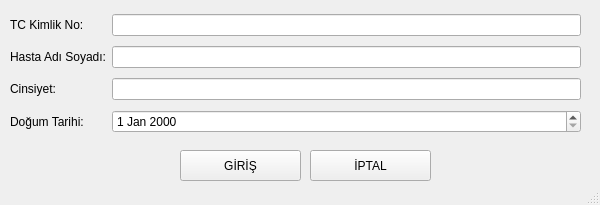
<?xml version="1.0" encoding="UTF-8"?>
<ui version="4.0">
 <class>MainWindow</class>
 <widget class="QMainWindow" name="MainWindow">
  <property name="geometry">
   <rect>
    <x>0</x>
    <y>0</y>
    <width>600</width>
    <height>205</height>
   </rect>
  </property>
  <property name="windowTitle">
   <string>Cilt Hastalıkları Tespit Uygulaması-Hasta Kayıt Ekranı</string>
  </property>
  <property name="windowIcon">
   <iconset>
    <normalon>../heartbeat.png</normalon>
   </iconset>
  </property>
  <property name="tabShape">
   <enum>QTabWidget::Triangular</enum>
  </property>
  <widget class="QWidget" name="centralwidget">
   <widget class="QPushButton" name="btn_kayit">
    <property name="geometry">
     <rect>
      <x>180</x>
      <y>150</y>
      <width>121</width>
      <height>31</height>
     </rect>
    </property>
    <property name="text">
     <string>GİRİŞ</string>
    </property>
    <property name="icon">
     <iconset>
      <normalon>../avatar.png</normalon>
     </iconset>
    </property>
   </widget>
   <widget class="QPushButton" name="btn_cikis">
    <property name="geometry">
     <rect>
      <x>310</x>
      <y>150</y>
      <width>121</width>
      <height>31</height>
     </rect>
    </property>
    <property name="text">
     <string>İPTAL</string>
    </property>
   </widget>
   <widget class="QWidget" name="gridLayoutWidget_2">
    <property name="geometry">
     <rect>
      <x>10</x>
      <y>10</y>
      <width>571</width>
      <height>128</height>
     </rect>
    </property>
    <layout class="QGridLayout" name="gridLayout_3">
     <item row="0" column="0">
      <widget class="QLabel" name="lbl_htc">
       <property name="text">
        <string>TC Kimlik No:</string>
       </property>
      </widget>
     </item>
     <item row="1" column="0">
      <widget class="QLabel" name="lbl_hadsoyad">
       <property name="text">
        <string>Hasta Adı Soyadı:</string>
       </property>
      </widget>
     </item>
     <item row="2" column="0">
      <widget class="QLabel" name="lbl_hcinsiyet">
       <property name="text">
        <string>Cinsiyet: </string>
       </property>
      </widget>
     </item>
     <item row="1" column="1">
      <widget class="QLineEdit" name="lineEdit_2"/>
     </item>
     <item row="2" column="1">
      <widget class="QLineEdit" name="lineEdit_3"/>
     </item>
     <item row="0" column="1">
      <widget class="QLineEdit" name="lineEdit"/>
     </item>
     <item row="3" column="0">
      <widget class="QLabel" name="lbl_hdt">
       <property name="text">
        <string>Doğum Tarihi:</string>
       </property>
      </widget>
     </item>
     <item row="3" column="1">
      <widget class="QDateEdit" name="dt_hdt"/>
     </item>
    </layout>
   </widget>
  </widget>
  <widget class="QStatusBar" name="statusbar"/>
 </widget>
 <resources/>
 <connections/>
</ui>
